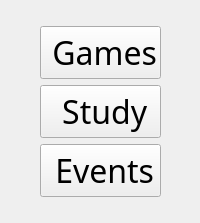
      <widget class="QWidget" name="optionpage">
       <layout class="QHBoxLayout" name="horizontalLayout" stretch="1,2,1">
        <item>
         <widget class="QWidget" name="leftspace" native="true"/>
        </item>
        <item>
         <widget class="QWidget" name="option_menu" native="true">
          <layout class="QVBoxLayout" name="verticalLayout">
           <item>
            <widget class="QWidget" name="widget_2" native="true"/>
           </item>
           <item>
            <widget class="QPushButton" name="btngames">
             <property name="sizePolicy">
              <sizepolicy hsizetype="Minimum" vsizetype="Preferred">
               <horstretch>0</horstretch>
               <verstretch>0</verstretch>
              </sizepolicy>
             </property>
             <property name="font">
              <font>
               <family>Bauhaus 93</family>
               <pointsize>24</pointsize>
              </font>
             </property>
             <property name="styleSheet">
              <string notr="true"/>
             </property>
             <property name="text">
              <string> Games</string>
             </property>
             <property name="icon">
              <iconset theme="QIcon::ThemeIcon::MediaPlaybackStart"/>
             </property>
             <property name="flat">
              <bool>false</bool>
             </property>
            </widget>
           </item>
           <item>
            <widget class="QPushButton" name="btnstudy">
             <property name="sizePolicy">
              <sizepolicy hsizetype="Minimum" vsizetype="Preferred">
               <horstretch>0</horstretch>
               <verstretch>0</verstretch>
              </sizepolicy>
             </property>
             <property name="font">
              <font>
               <family>Bauhaus 93</family>
               <pointsize>24</pointsize>
              </font>
             </property>
             <property name="styleSheet">
              <string notr="true"/>
             </property>
             <property name="text">
              <string> Study</string>
             </property>
             <property name="icon">
              <iconset theme="QIcon::ThemeIcon::EditPaste"/>
             </property>
            </widget>
           </item>
           <item>
            <widget class="QPushButton" name="btnevents">
             <property name="sizePolicy">
              <sizepolicy hsizetype="Minimum" vsizetype="Preferred">
               <horstretch>0</horstretch>
               <verstretch>0</verstretch>
              </sizepolicy>
             </property>
             <property name="font">
              <font>
               <family>Bauhaus 93</family>
               <pointsize>24</pointsize>
              </font>
             </property>
             <property name="styleSheet">
              <string notr="true"/>
             </property>
             <property name="text">
              <string> Events</string>
             </property>
             <property name="icon">
              <iconset theme="QIcon::ThemeIcon::FormatJustifyLeft"/>
             </property>
            </widget>
           </item>
           <item>
            <widget class="QWidget" name="widget" native="true"/>
           </item>
          </layout>
         </widget>
        </item>
        <item>
         <widget class="QWidget" name="rightspace" native="true">
          <widget class="QPushButton" name="btnexit">
           <property name="geometry">
            <rect>
             <x>210</x>
             <y>730</y>
             <width>141</width>
             <height>61</height>
            </rect>
           </property>
           <property name="sizePolicy">
            <sizepolicy hsizetype="Minimum" vsizetype="Preferred">
             <horstretch>0</horstretch>
             <verstretch>0</verstretch>
            </sizepolicy>
           </property>
           <property name="font">
            <font>
             <family>Bauhaus 93</family>
             <pointsize>18</pointsize>
            </font>
           </property>
           <property name="styleSheet">
            <string notr="true"> border-radius: 30px;
</string>
           </property>
           <property name="text">
            <string> Exit</string>
           </property>
           <property name="icon">
            <iconset theme="QIcon::ThemeIcon::EditClear"/>
           </property>
          </widget>
         </widget>
        </item>
       </layout>
      </widget>
